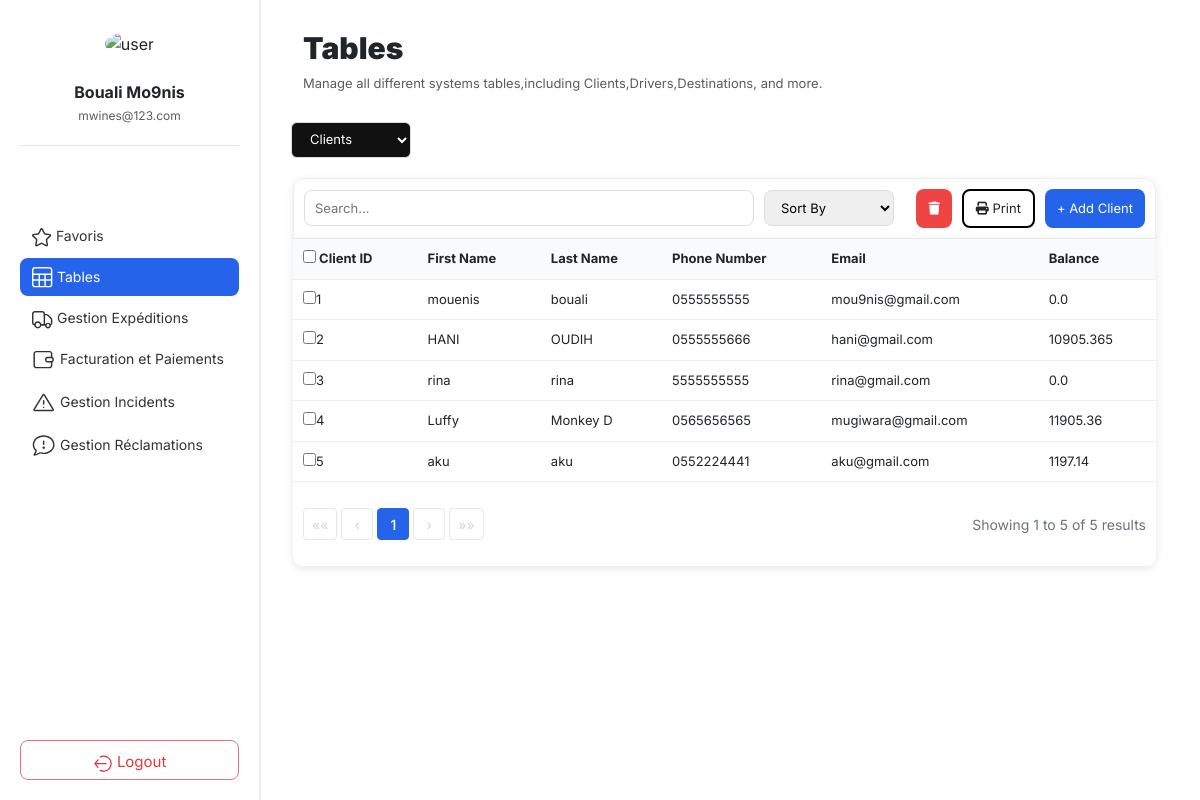
Screenshot of /table/ with the database file from the repository.
### core/models/models.py (models this page shows, shortened)
class Client(models.Model):
    solld = models.FloatField(default=0, validators=[MinValueValidator(0)])
    first_name = models.CharField(max_length=100)
    last_name = models.CharField(max_length=100)
    email = models.EmailField(unique=True)
    phone = models.CharField(max_length=20)
    address = models.TextField()
    created_at = models.DateTimeField(auto_now_add=True)

### core/web/views.py (the view, shortened to what this page needs)
# urls.py: path("table/", views.list_clients, name="table"),
def list_clients(request):
	try:
		Client = apps.get_model("core", "Client")
	except LookupError as e:
		raise Http404("Client model not found (check core/models/models.py).") from e
	db_table = Client._meta.db_table
	search_query = request.GET.get('search', '').strip()
	clients = Client.objects.all()
	if search_query:
		clients = clients.filter(
			Q(first_name__icontains=search_query) | Q(last_name__icontains=search_query)
		)
	page_obj = Paginator(clients, 10).get_page(request.GET.get("page"))
	return render(request, "table/client/client.html", {"page_obj": page_obj})

### core/web/templates/table/client/client.html (shortened to what this page needs)
{% extends "home.html" %}
{% load static %}
{% block content %}
<div class="tables-top">
    <div class="table-header">
            <h2><b>Tables</b></h2>
            <p class="text-muted">Manage all different systems tables,including Clients,Drivers,Destinations, and more.</p>
    </div>
    <select name="table" class="table-select" onchange="if (this.value) { window.location.href = this.value; }">
            <option value="{% url 'client_list' %}" selected>Clients</option>
    </select>
</div>
<section class="table-section">
    <div class="table-actions">
        <form method="get" class="form-actions">
            <div class="left">
                <input type="text" name="search" id="search" placeholder="Search..." value="{{ request.GET.search }}">
                <select id="filter" name="filter">
                    <option value="" disabled {% if not request.GET.filter %}selected{% endif %}>Sort By</option>
                </select>
            </div>
            <div class="right">
                <button type="button" class="btn danger" id="deleteClientBtn">
                    <i class="fa-solid fa-trash"></i>
                </button>
                <button type="button" class="btn light" id="printClientBtn">
                    <i class="fa-solid fa-print"></i> Print
                </button>
                <button type="button" class="btn primary " id="AddClientButton">
                    + Add Client
                </button>
            </div>
        </form>
    </div>
    <div class="table-content">
        <table>
            <thead>
                <tr>
                    <th>
                        <label>
                            <input type="checkbox" id="selectAll">
                            Client ID
                        </label>
                    </th>
                    <th>First Name</th>
                    <th>Last Name</th>
                    <th>Phone Number</th>
                    <th>Email</th>
                    <th>Balance</th>
                </tr>
            </thead>
            <tbody>
                {% for client in page_obj %}
                <tr>
                    <td class="id-col"><input type="checkbox" value="{{ client.id }}">{{ client.id }}</td>
                    <td>{{ client.first_name }}</td>
                    <td>{{ client.last_name }}</td>
                    <td>{{ client.phone }}</td>
                    <td>{{ client.email }}</td>
                    <td>{{ client.solld }}</td>
                </tr>
                {% empty %}
                <tr>
                    <td colspan="6">No clients found.</td>
                </tr>
                {% endfor %}
            </tbody>
            <tfoot>
                <tr>
                    <td colspan="6">
                        <div class="pagination-footer">
                            <div class="pagination">
                                {% if page_obj.has_previous %}
                                    <a href="?page=1" class="pagination-nav">««</a>
                                    <a href="?page={{ page_obj.previous_page_number }}" class="pagination-nav">‹</a>
                                {% else %}
                                    <span class="pagination-nav disabled">««</span>
                                    <span class="pagination-nav disabled">‹</span>
                                {% endif %}
                                {% for num in page_obj.paginator.page_range %}
                                    {% if num == page_obj.number %}
                                        <strong class="pagination-current">{{ num }}</strong>
                                    {% elif num > page_obj.number|add:'-3' and num < page_obj.number|add:'3' %}
                                        <a href="?page={{ num }}" class="pagination-link">{{ num }}</a>
                                    {% elif num == 1 or num == page_obj.paginator.num_pages %}
                                        <a href="?page={{ num }}" class="pagination-link">{{ num }}</a>
                                    {% elif num == page_obj.number|add:'-3' or num == page_obj.number|add:'3' %}
                                        <span class="pagination-ellipsis">...</span>
                                    {% endif %}
                                {% endfor %}
                                {% if page_obj.has_next %}
                                    <a href="?page={{ page_obj.next_page_number }}" class="pagination-nav">›</a>
                                    <a href="?page={{ page_obj.paginator.num_pages }}" class="pagination-nav">»»</a>
                                {% else %}
                                    <span class="pagination-nav disabled">›</span>
                                    <span class="pagination-nav disabled">»»</span>
                                {% endif %}
                            </div>
                            <div class="pagination-info">
                                Showing {{ page_obj.start_index }} to {{ page_obj.end_index }} of {{ page_obj.paginator.count }} results
                            </div>
                        </div>
                    </td>
                </tr>
            </tfoot>
        </table>
    </div>
</section>
{% endblock %}

### core/web/templates/home.html (shortened to what this page needs)
{% load static %}
<!DOCTYPE html>
<html lang="en">
<head>
    <link href="https://cdn.jsdelivr.net/npm/bootstrap@5.3.2/dist/css/bootstrap.min.css" rel="stylesheet">
    <link rel="stylesheet" href="{% static 'css/home.css' %}">
    <link rel="stylesheet" href="{% static 'css/client.css' %}">
    <link rel="stylesheet" href="https://cdnjs.cloudflare.com/ajax/libs/font-awesome/6.5.0/css/all.min.css" />
</head>
<body>
    <div class="layout">
        <aside class="sidebar">
            <div class="profile">
                <img src="{% static 'images/avatar.png' %}" alt="user">
                <h3>{{ user.first_name |default:"Bouali " }} {{ user.last_name |default:"Mo9nis"}}</h3>
                <p class="text-muted">{{ user.email |default:"mwines@123.com"}}</p>
            </div>
            <nav class="nav-menu">
                <a href="{% url 'favorite_list' %}" class="menu-item ">     Favoris</a>
                <a href="{% url 'table' %}" class="menu-item {% if request.path|slice:':7' == '/table/' %}active{% endif %}">     Tables</a>
                <a href="{% url 'expedition_list' %}" class="menu-item {% if request.path|slice:':12' == '/expedition/' %} active{% endif %}">     Gestion Expéditions</a>
                <a href="{% url 'facturation_view' %}" class="menu-item {% if request.path|slice:':13' == '/facturation/' %}active{% endif %}">
                      Facturation et Paiements</a>
                <a href="{% url 'incident_list' %}" class="menu-item {% if request.path|slice:':10' == '/incident/' %}active{% endif %}">
                     Gestion Incidents</a>
                <a href="{% url 'reclamation_view' %}" class="menu-item {% if request.resolver_match.url_name == 'reclamation_view' %}active{% endif %}">
                     Gestion Réclamations</a>
            </nav>
            <div class="logout">
                <a href="{% url 'login' %}"><button>
                    Logout
                </button></a>
            </div>
        </aside>
        <main class="main-content">
            {% block content %}
            {% endblock %}
        </main>
    </div>
</body>
</html>

### core/web/static/css/home.css (style rules this page uses)
* { box-sizing: border-box; }
body { margin: 0; font-family: 'Inter', sans-serif; }
.sidebar { width:260px; height: 100vh; background-color: white; border-right: 1px soli; display: flex; flex-direction: column; justify-content: space-between; padding: 20px; flex: 0 0 260px; position: fixed; top: 0; left: 0; bottom: 0; border-right: 1px solid #e9ecef; box-shadow: none; }
.profile { text-align: center; border-bottom: 1px solid #e5e5e5; padding-bottom: 20px; }
.profile img { width: 70px; height: 70px; padding: 12px; border-radius: 50%; margin-bottom: 10px; }
.profile h3 { margin: 5px 0; font-size: 16px; font-weight: bold; }
.profile p { margin: 0; font-size: 12px; color: #6c757d; }
.nav-menu { display: flex; flex-direction: column; margin-top: -200px; }
.menu-item { text-decoration: none; font-size: 14px; color: #333; padding: 8px 12px; border-radius: 8px; margin-bottom: 3px; transition: 0.3s; }
.menu-item.active { background-color: #2563eb; color: white; }
.logout button { width: 100%; height: 40px; font-size: 15px; line-height: 40px; text-align: center; border: 1px solid #e57373; border-radius: 8px; background-color: white; color: #e53935; cursor: pointer; }
.main-content { flex: 1 1 auto; min-width: 0; width: auto; padding: 20px; overflow: auto; background-color: #fff ; margin-left: 260px; min-height: 100vh; border-left: 1px solid #e9ecef; }

### core/web/static/css/client.css (style rules this page uses)
.main-content { background: #f5f6fa; padding: 30px; }
.tables-top { margin-bottom: 6px; }
.table-header h2 { font-size: 30px; margin-left: 12px; font-weight: 600; }
.table-header p { font-size: 13px; margin-left: 12px; color: #777; margin-top: 4px; }
.table-select { margin-top: 12px; padding: 8px 14px; font-size: 13px; border-radius: 6px; border: 1px solid #ddd; background: #111; color: white; width: 120px; }
.table-section { margin-left: -12px; background: white; border-radius: 12px; border:0.5 px solid #c2bdbd; padding: 14px; }
.table-actions form { display: flex; align-items: center; gap: 10px; padding: 10px; border: 1px solid #eee; margin-bottom: 0px; }
.table-actions input { flex: 1; padding: 8px 12px; border-radius: 8px; border: 1px solid #ddd; font-size: 13px; }
.table-actions select { padding: 8px 12px; border-radius: 8px; border: 1px solid #ddd; font-size: 13px; }
.form-actions { flex: 1; border-top-left-radius: 12px; border-top-right-radius: 12px; justify-content: space-between; align-items: center; box-shadow: 0 2px 8px rgba(0, 0, 0, 0.1); }
.left { display: flex; gap: 10px; }
.left input { width: 450px; padding: 6px 10px; }
.left select { width: 130px; }
.right { display: flex; gap: 10px; }
.btn { padding: 8px 12px; border-radius: 8px; font-size: 13px; border: none; cursor: pointer; }
.btn.light { background: #ffffff; border:2px solid #000; }
.btn.primary { background: #2563eb; color: white; }
.btn.danger { background: #ef4444; color: white; }
.table-content { width: 100%; overflow-x: auto; box-shadow: 0 2px 8px rgba(0, 0, 0, 0.1); border-bottom-left-radius: 12px; border-bottom-right-radius: 12px; }
table { width: 100%; border-collapse: collapse; font-size: 13px; }
thead { background: #f9fafb; }
th, td { padding: 10px; border-bottom: 1px solid #eee; text-align: left; }
.pagination-footer { display: flex; justify-content: space-between; align-items: center; padding: 16px 0; }
.pagination { display: flex; gap: 4px; align-items: center; }
.pagination-nav, .pagination-link, .pagination-current { min-width: 32px; height: 32px; display: inline-flex; align-items: center; justify-content: center; padding: 0 8px; border-radius: 4px; font-size: 14px; text-decoration: none; color: #374151; background-color: white; border: 1px solid #e5e7eb; transition: all 0.2s; }
.pagination-current { background-color: #2563eb; color: white; border-color: #2563eb; font-weight: 500; }
.pagination-nav.disabled { color: #d1d5db; cursor: not-allowed; pointer-events: none; }
.pagination-info { color: #6b7280; font-size: 14px; }

### core/web/templates/table/client/client.html (style rules this page uses)
.main-content { background-color: #fff !important; }

### rows the page displays
Client: first_name "Bouali", id "1", first_name "mouenis", last_name "bouali", phone "0555555555", email "mou9nis@gmail.com", solld "0.0"
Client: id "2", first_name "HANI", last_name "OUDIH", phone "0555555666", email "hani@gmail.com", solld "10905.365"
Client: id "3", first_name "rina", last_name "rina", phone "5555555555", email "rina@gmail.com", solld "0.0"
Client: id "4", first_name "Luffy", last_name "Monkey D", phone "0565656565", email "mugiwara@gmail.com", solld "11905.36"
Client: id "5", first_name "aku", last_name "aku", phone "0552224441", email "aku@gmail.com", solld "1197.14"

### other values shown
{{ user.last_name |default:"Mo9nis" }} "Mo9nis"
{{ user.email |default:"mwines@123.com" }} "mwines@123.com"
{{ num }} "1"
{{ page_obj.start_index }} "1"
{{ page_obj.end_index }} "5"
{{ page_obj.paginator.count }} "5"
